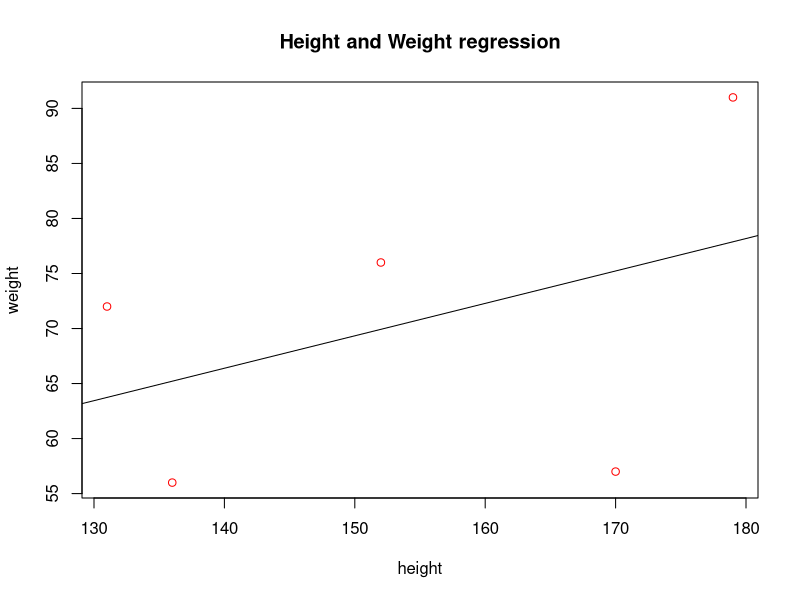

Source code (R):
weight<-c(56,91,57,76,72)
height<-c(136,179,170,152,131)
relation<-lm(height~weight)
x<-data.frame(x=170)
print(predict(relation,x))
plot(height,weight,col="red",main="Height and Weight regression",abline(lm(weight~height),xlab="Height",ylab="Weight"))
